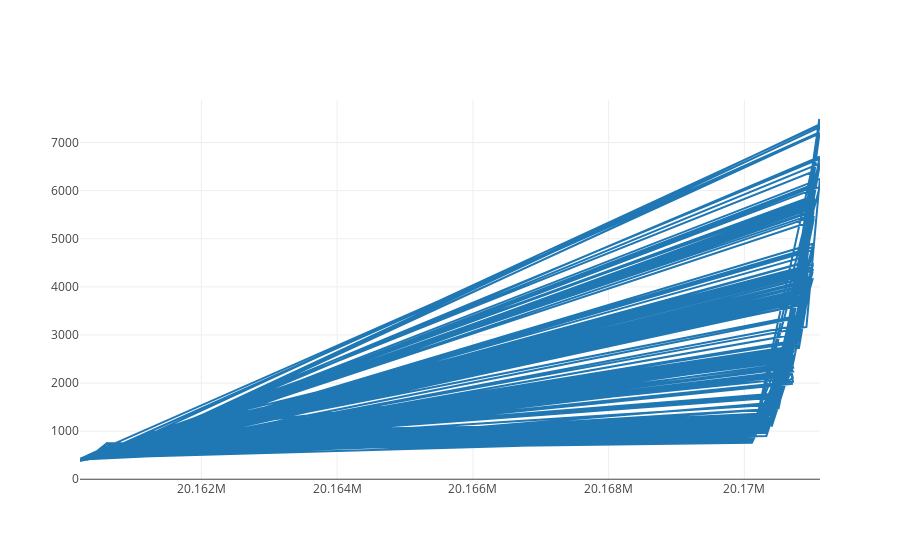

Here is the notebook cell this chart was saved with:
### Code cell
btc_trace = go.Scatter(x=data.index, y=data['price'], name= 'Price')
py.iplot([btc_trace])

### Figure 1 — Plotly figure (JSON) as saved in the notebook; plotly's stock layout.template omitted (floating-point values rounded to 4 significant figures; data arrays with more than 128 entries replaced by an {"elided": "..."} marker saying what was removed)
{"data": [{"name": "Price", "type": "scatter", "x": {"elided": "642 int values"}, "y": {"elided": "642 float values"}}], "layout": {}}
